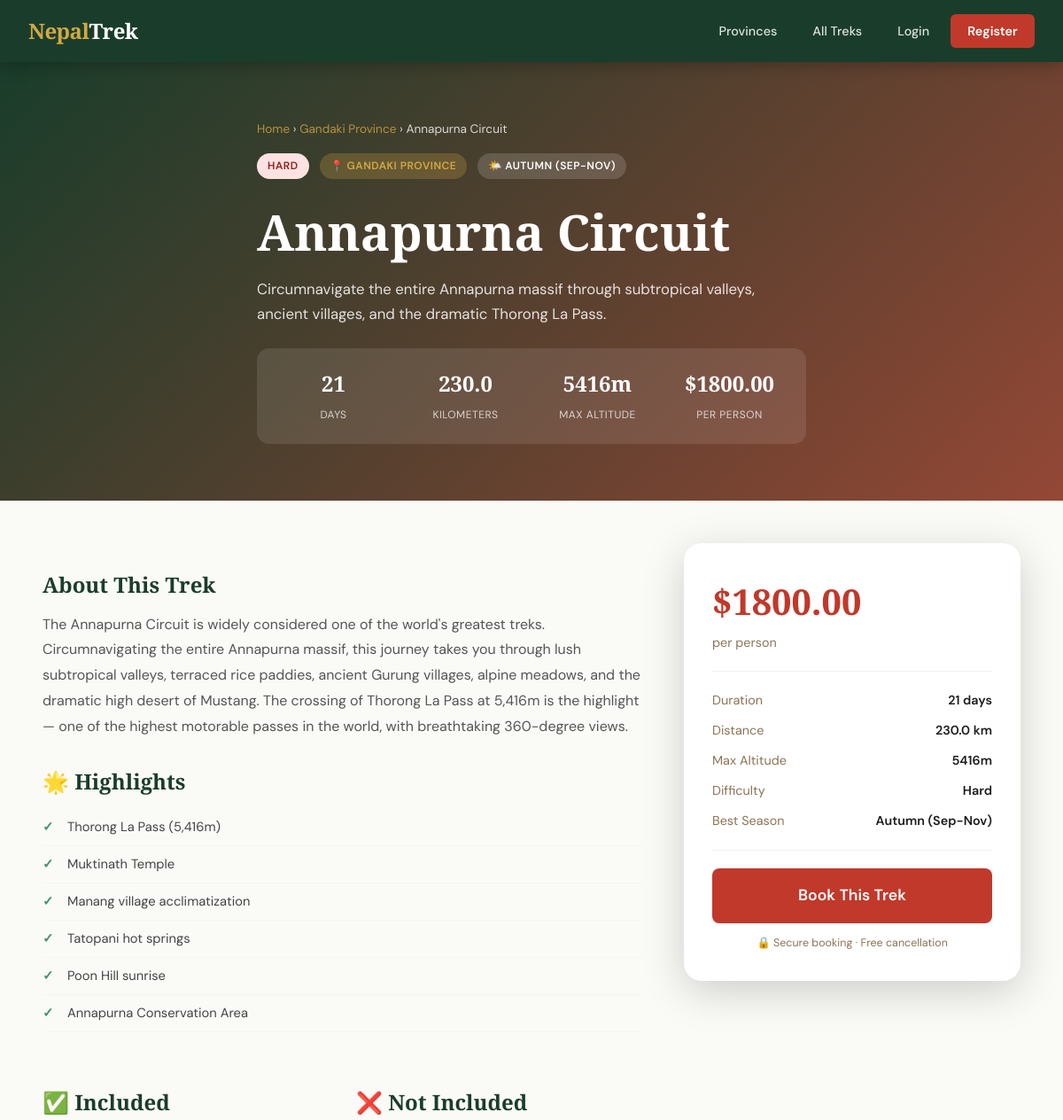
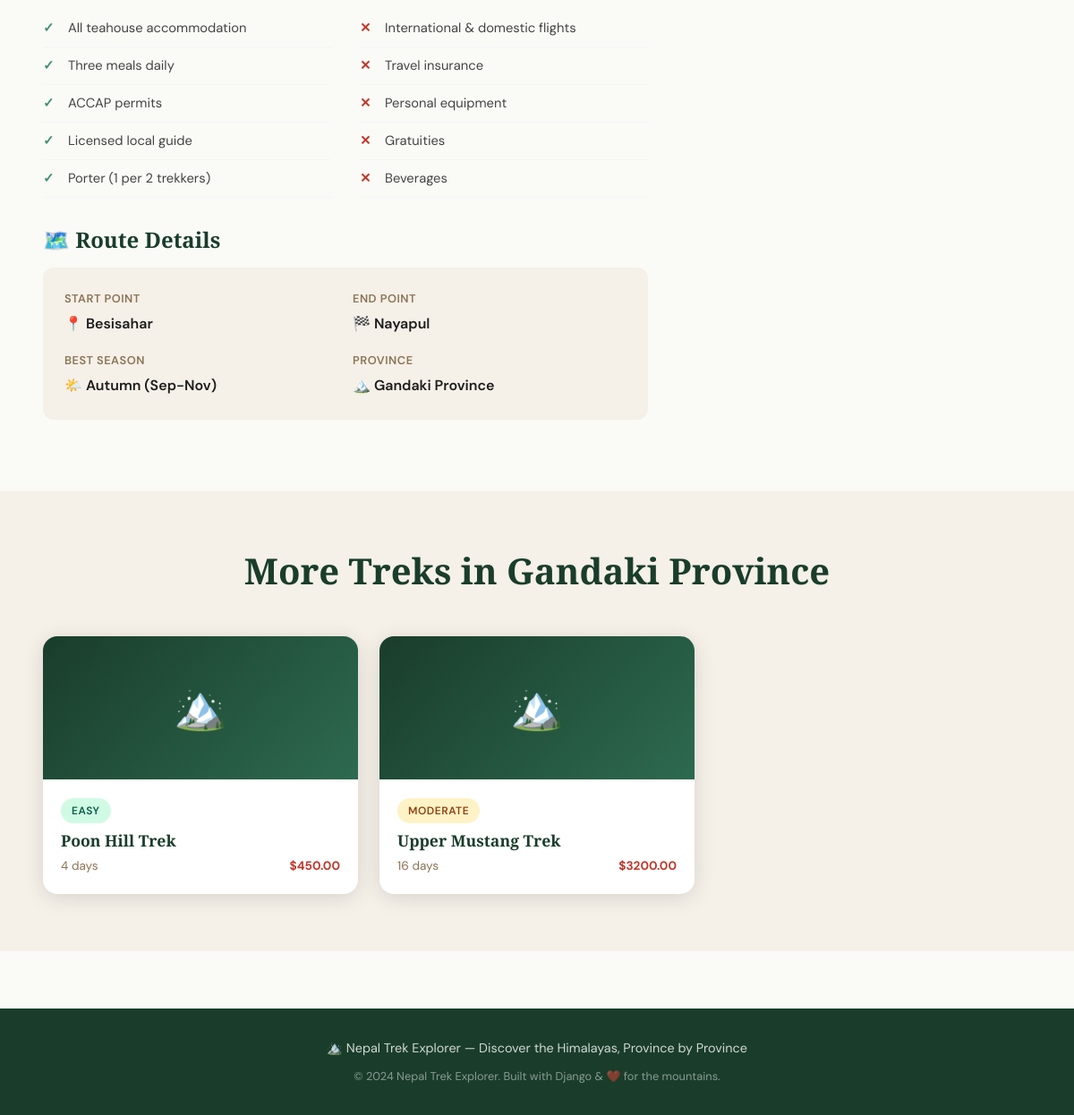
The page /routes/2/ on the database its author committed (2 pictures, top to bottom).
### treks/models.py (models this page shows, shortened)
class TrekkingRoute(models.Model):
    DIFFICULTY_CHOICES = [
        ('easy', 'Easy'),
        ('moderate', 'Moderate'),
        ('hard', 'Hard'),
        ('extreme', 'Extreme'),
    ]
    SEASON_CHOICES = [
        ('spring', 'Spring (Mar-May)'),
        ('summer', 'Summer (Jun-Aug)'),
        ('autumn', 'Autumn (Sep-Nov)'),
        ('winter', 'Winter (Dec-Feb)'),
        ('all', 'All Seasons'),
    ]
    name = models.CharField(max_length=200)
    province = models.ForeignKey(Province, on_delete=models.CASCADE, related_name='routes')
    description = models.TextField()
    short_description = models.CharField(max_length=300, blank=True)
    difficulty = models.CharField(max_length=10, choices=DIFFICULTY_CHOICES, default='moderate')
    duration_days = models.PositiveIntegerField(help_text='Number of days')
    distance_km = models.DecimalField(max_digits=6, decimal_places=1, help_text='Distance in kilometers')
    max_altitude = models.PositiveIntegerField(help_text='Maximum altitude in meters', default=0)
    best_season = models.CharField(max_length=10, choices=SEASON_CHOICES, default='autumn')
    start_point = models.CharField(max_length=100)
    end_point = models.CharField(max_length=100)
    price_per_person = models.DecimalField(max_digits=10, decimal_places=2, help_text='Price in USD')
    image = models.ImageField(upload_to='routes/', blank=True, null=True)
    highlights = models.TextField(blank=True, help_text='Key highlights, one per line')
    includes = models.TextField(blank=True, help_text='What is included, one per line')
    excludes = models.TextField(blank=True, help_text='What is excluded, one per line')
    is_featured = models.BooleanField(default=False)
    is_active = models.BooleanField(default=True)
    created_at = models.DateTimeField(auto_now_add=True)
    updated_at = models.DateTimeField(auto_now=True)
    def get_highlights_list(self):
        return [h.strip() for h in self.highlights.split('\n') if h.strip()]
    def get_includes_list(self):
        return [i.strip() for i in self.includes.split('\n') if i.strip()]
    def get_excludes_list(self):
        return [e.strip() for e in self.excludes.split('\n') if e.strip()]
    class Meta:
        ordering = ['name']

class Province(models.Model):
    name = models.CharField(max_length=100)
    code = models.CharField(max_length=10, unique=True)
    description = models.TextField(blank=True)
    image = models.ImageField(upload_to='provinces/', blank=True, null=True)
    headquarters = models.CharField(max_length=100, blank=True)
    class Meta:
        ordering = ['name']

### treks/views.py (the view)
# urls.py: path('routes/<int:pk>/', views.route_detail, name='route_detail'),
def route_detail(request, pk):
    route = get_object_or_404(TrekkingRoute, pk=pk, is_active=True)
    related_routes = TrekkingRoute.objects.filter(province=route.province, is_active=True).exclude(pk=pk)[:3]
    context = {
        'route': route,
        'related_routes': related_routes,
    }
    return render(request, 'treks/route_detail.html', context)

### templates/treks/route_detail.html (shortened to what this page needs)
{% extends 'base.html' %}
{% block content %}
<section class="route-hero">
    <div class="route-hero-inner">
        <div class="route-breadcrumb">
            <a href="{% url 'treks:home' %}">Home</a> ›
            <a href="{% url 'treks:province_detail' route.province.pk %}">{{ route.province.name }}</a> ›
            {{ route.name }}
        </div>
        <div class="route-badges">
            <span class="badge badge-{{ route.difficulty }}">{{ route.get_difficulty_display }}</span>
            <span class="badge" style="background:rgba(212,168,67,0.25); color:var(--gold);">📍 {{ route.province.name }}</span>
            <span class="badge" style="background:rgba(255,255,255,0.15); color:#fff;">🌤️ {{ route.get_best_season_display }}</span>
        </div>
        <h1 class="route-title">{{ route.name }}</h1>
        <p style="color:rgba(255,255,255,0.85); max-width:620px; font-size:1.05rem;">{{ route.short_description|default:route.description|truncatechars:200 }}</p>
        <div class="route-quick-stats">
            <div class="quick-stat">
                <span class="val">{{ route.duration_days }}</span>
                <span class="lbl">Days</span>
            </div>
            <div class="quick-stat">
                <span class="val">{{ route.distance_km }}</span>
                <span class="lbl">Kilometers</span>
            </div>
            <div class="quick-stat">
                <span class="val">{{ route.max_altitude }}m</span>
                <span class="lbl">Max Altitude</span>
            </div>
            <div class="quick-stat">
                <span class="val">${{ route.price_per_person }}</span>
                <span class="lbl">Per Person</span>
            </div>
        </div>
    </div>
</section>
<section class="section" style="padding-top:3rem;">
    <div class="container">
        <div class="route-layout">
            <div class="route-content">
                <h2>About This Trek</h2>
                <p>{{ route.description }}</p>
                {% if route.get_highlights_list %}
                <h2>🌟 Highlights</h2>
                <ul class="bullet-list">
                    {% for h in route.get_highlights_list %}
                    <li>{{ h }}</li>
                    {% endfor %}
                </ul>
                {% endif %}
                <div style="display:grid; grid-template-columns:1fr 1fr; gap:2rem; margin-top:2rem;">
                    {% if route.get_includes_list %}
                    <div>
                        <h2>✅ Included</h2>
                        <ul class="bullet-list">
                            {% for item in route.get_includes_list %}
                            <li>{{ item }}</li>
                            {% endfor %}
                        </ul>
                    </div>
                    {% endif %}
                    {% if route.get_excludes_list %}
                    <div>
                        <h2>❌ Not Included</h2>
                        <ul class="bullet-list exclude">
                            {% for item in route.get_excludes_list %}
                            <li>{{ item }}</li>
                            {% endfor %}
                        </ul>
                    </div>
                    {% endif %}
                </div>
                <h2>🗺️ Route Details</h2>
                <div style="background:var(--stone); border-radius:12px; padding:1.5rem; display:grid; grid-template-columns:1fr 1fr; gap:1rem;">
                    <div>
                        <div style="font-size:0.8rem; color:var(--warm-grey); font-weight:600; text-transform:uppercase; letter-spacing:0.5px; margin-bottom:0.25rem;">Start Point</div>
                        <div style="font-weight:600;">📍 {{ route.start_point }}</div>
                    </div>
                    <div>
                        <div style="font-size:0.8rem; color:var(--warm-grey); font-weight:600; text-transform:uppercase; letter-spacing:0.5px; margin-bottom:0.25rem;">End Point</div>
                        <div style="font-weight:600;">🏁 {{ route.end_point }}</div>
                    </div>
                    <div>
                        <div style="font-size:0.8rem; color:var(--warm-grey); font-weight:600; text-transform:uppercase; letter-spacing:0.5px; margin-bottom:0.25rem;">Best Season</div>
                        <div style="font-weight:600;">🌤️ {{ route.get_best_season_display }}</div>
                    </div>
                    <div>
                        <div style="font-size:0.8rem; color:var(--warm-grey); font-weight:600; text-transform:uppercase; letter-spacing:0.5px; margin-bottom:0.25rem;">Province</div>
                        <div style="font-weight:600;">🏔️ {{ route.province.name }}</div>
                    </div>
                </div>
            </div>
            <div>
                <div class="booking-card">
                    <div class="price-big">${{ route.price_per_person }}</div>
                    <div class="per">per person</div>
                    <hr class="booking-card-divider">
                    <div class="info-row"><span class="key">Duration</span><span class="val">{{ route.duration_days }} days</span></div>
                    <div class="info-row"><span class="key">Distance</span><span class="val">{{ route.distance_km }} km</span></div>
                    <div class="info-row"><span class="key">Max Altitude</span><span class="val">{{ route.max_altitude }}m</span></div>
                    <div class="info-row"><span class="key">Difficulty</span><span class="val">{{ route.get_difficulty_display }}</span></div>
                    <div class="info-row"><span class="key">Best Season</span><span class="val">{{ route.get_best_season_display }}</span></div>
                    <hr class="booking-card-divider">
                    <a href="{% url 'treks:book_trek' route.pk %}" class="btn btn-primary" style="width:100%; text-align:center; display:block; font-size:1.1rem; padding:1rem;">Book This Trek</a>
                    <p style="font-size:0.78rem; color:var(--warm-grey); text-align:center; margin-top:0.75rem;">🔒 Secure booking · Free cancellation</p>
                </div>
            </div>
        </div>
    </div>
</section>
{% if related_routes %}
<section class="related-section">
    <div class="container">
        <div class="section-header">
            <h2>More Treks in {{ route.province.name }}</h2>
        </div>
        <div class="related-grid">
            {% for related in related_routes %}
            <a href="{% url 'treks:route_detail' related.pk %}" class="card" style="text-decoration:none; color:inherit;">
                <div style="height:160px; background:linear-gradient(135deg, var(--forest), var(--forest-mid)); display:flex;align-items:center;justify-content:center;font-size:3rem;">🏔️</div>
                <div style="padding:1.25rem;">
                    <span class="badge badge-{{ related.difficulty }}" style="margin-bottom:0.5rem; display:inline-block;">{{ related.get_difficulty_display }}</span>
                    <h3 style="font-size:1.1rem; color:var(--forest); margin-bottom:0.4rem;">{{ related.name }}</h3>
                    <div style="display:flex; justify-content:space-between; font-size:0.85rem; color:var(--warm-grey);">
                        <span>{{ related.duration_days }} days</span>
                        <span style="font-weight:700; color:var(--crimson);">${{ related.price_per_person }}</span>
                    </div>
                </div>
            </a>
            {% endfor %}
        </div>
    </div>
</section>
{% endif %}
{% endblock %}

### templates/base.html (style rules this page uses)
:root { --crimson: #C0392B; --crimson-dark: #922B21; --gold: #D4A843; --gold-light: #F0C060; --forest: #1A3D2B; --forest-mid: #2D6A4F; --forest-light: #40916C; --sky: #E8F4F8; --stone: #F5F0E8; --charcoal: #1C1C1C; --warm-grey: #8B7355; --off-white: #FAFAF7; --shadow: 0 4px 24px rgba(0,0,0,0.12); --shadow-lg: 0 12px 48px rgba(0,0,0,0.18); }
*, *::before, *::after { box-sizing: border-box; margin: 0; padding: 0; }
body { font-family: 'DM Sans', sans-serif; background: var(--off-white); color: var(--charcoal); line-height: 1.7; }
h1, h2, h3, h4 { font-family: 'Playfair Display', serif; line-height: 1.25; }
.btn { display: inline-block; padding: 0.75rem 2rem; border-radius: 8px; font-size: 0.95rem; font-weight: 600; text-decoration: none; cursor: pointer; border: none; transition: all 0.25s; font-family: 'DM Sans', sans-serif; }
.btn-primary { background: var(--crimson); color: #fff; }
.card { background: #fff; border-radius: 16px; overflow: hidden; box-shadow: var(--shadow); transition: transform 0.3s, box-shadow 0.3s; }
.badge { display: inline-block; padding: 0.25rem 0.75rem; border-radius: 50px; font-size: 0.75rem; font-weight: 600; text-transform: uppercase; letter-spacing: 0.5px; }
.badge-easy { background: #D1FAE5; color: #065F46; }
.badge-moderate { background: #FEF3C7; color: #92400E; }
.badge-hard { background: #FEE2E2; color: #991B1B; }
.section { padding: 5rem 2rem; }
.section-header { text-align: center; margin-bottom: 3rem; }
.section-header h2 { font-size: 2.5rem; color: var(--forest); margin-bottom: 0.75rem; }
.container { max-width: 1200px; margin: 0 auto; padding: 0 1rem; }

### templates/treks/route_detail.html (style rules this page uses)
.route-hero { min-height: 55vh; background: linear-gradient(135deg, rgba(26,61,43,0.9) 0%, rgba(192,57,43,0.7) 100%), linear-gradient(135deg, #1A3D2B, #2D6A4F); display: flex; align-items: center; padding: 4rem 2rem; }
.route-hero-inner { max-width: 900px; margin:0 auto; color:#fff; }
.route-breadcrumb { font-size:0.85rem; margin-bottom:1rem; opacity:0.8; }
.route-breadcrumb a { color:var(--gold); text-decoration:none; }
.route-title { font-size: clamp(2rem, 6vw, 3.5rem); margin-bottom:1rem; }
.route-badges { display:flex; gap:0.75rem; flex-wrap:wrap; margin-bottom:1.5rem; }
.route-quick-stats { display: grid; grid-template-columns: repeat(auto-fit, minmax(120px, 1fr)); gap: 1rem; background: rgba(255,255,255,0.1); border-radius: 14px; padding: 1.25rem; margin-top: 1.5rem; }
.quick-stat { text-align:center; }
.quick-stat .val { font-family:'Playfair Display',serif; font-size:1.5rem; font-weight:700; display:block; }
.quick-stat .lbl { font-size:0.75rem; opacity:0.75; text-transform:uppercase; letter-spacing:0.5px; }
.route-layout { display:grid; grid-template-columns:1fr 380px; gap:3rem; }
.route-content h2 { font-size:1.5rem; color:var(--forest); margin:2rem 0 1rem; }
.route-content p { color:#555; line-height:1.8; }
.bullet-list { list-style:none; padding:0; }
.bullet-list li { padding:0.5rem 0; padding-left:1.75rem; position:relative; color:#444; font-size:0.92rem; border-bottom:1px solid #F5F5F5; }
.bullet-list li::before { content:'✓'; position:absolute; left:0; color:var(--forest-light); font-weight:700; }
.bullet-list.exclude li::before { content:'✕'; color:var(--crimson); }
.booking-card { background: #fff; border-radius: 20px; box-shadow: var(--shadow-lg); padding: 2rem; position: sticky; top: 90px; }
.booking-card .price-big { font-family:'Playfair Display',serif; font-size:2.5rem; color:var(--crimson); font-weight:900; }
.booking-card .per { font-size:0.9rem; color:var(--warm-grey); }
.booking-card-divider { border:none; border-top:1px solid #F0F0F0; margin:1.25rem 0; }
.info-row { display:flex; justify-content:space-between; font-size:0.9rem; margin-bottom:0.6rem; }
.info-row .key { color:var(--warm-grey); }
.info-row .val { font-weight:600; color:var(--charcoal); }
.related-section { background: var(--stone); padding: 4rem 2rem; }
.related-grid { display:grid; grid-template-columns:repeat(auto-fill, minmax(280px, 1fr)); gap:1.5rem; }

### rows shown on the page
TrekkingRoute: province.name "Gandaki Province", name "Annapurna Circuit", difficulty "HARD", province.name "GANDAKI PROVINCE", best_season "AUTUMN (SEP-NOV)", short_description "Circumnavigate the entire Annapurna massif through subtropical valleys, ancient villages, and the dramatic Thorong La Pass.", duration_days "21", distance_km "230.0", max_altitude "5416", price_per_person "1800.00", description "The Annapurna Circuit is widely considered one of the world's greatest treks. Circumnavigating the entire Annapurna massif, this journey takes you through lush subtropical valleys, terraced rice paddies, ancient Gurung villages, alpine meadows, and the dramatic high desert of Mustang. The crossing of Thorong La Pass at 5,416m is the highlight — one of the highest motorable passes in the world, with breathtaking 360-degree views.", start_point "Besisahar", end_point "Nayapul", best_season "Autumn (Sep-Nov)", difficulty "Hard"
TrekkingRoute: difficulty "EASY", name "Poon Hill Trek", duration_days "4", price_per_person "450.00"
TrekkingRoute: difficulty "MODERATE", name "Upper Mustang Trek", duration_days "16", price_per_person "3200.00"

### other values the page prints
{{ h }} "Thorong La Pass (5,416m)" "Muktinath Temple" "Manang village acclimatization" "Tatopani hot springs" "Poon Hill sunrise" "Annapurna Conservation Area"
{{ item }} "All teahouse accommodation" "Three meals daily" "ACCAP permits" "Licensed local guide" "Porter (1 per 2 trekkers)"
{{ item }} "International & domestic flights" "Travel insurance" "Personal equipment" "Gratuities" "Beverages"
